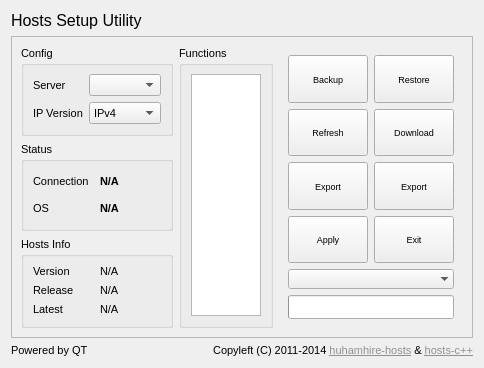
<?xml version="1.0" encoding="UTF-8"?>
<ui version="4.0">
 <author>huhamhire</author>
 <class>Util</class>
 <widget class="QDialog" name="Util">
  <property name="enabled">
   <bool>true</bool>
  </property>
  <property name="geometry">
   <rect>
    <x>0</x>
    <y>0</y>
    <width>484</width>
    <height>368</height>
   </rect>
  </property>
  <property name="sizePolicy">
   <sizepolicy hsizetype="Expanding" vsizetype="Expanding">
    <horstretch>0</horstretch>
    <verstretch>0</verstretch>
   </sizepolicy>
  </property>
  <property name="font">
   <font>
    <family>Lucida Grande</family>
    <pointsize>8</pointsize>
   </font>
  </property>
  <property name="contextMenuPolicy">
   <enum>Qt::DefaultContextMenu</enum>
  </property>
  <property name="windowTitle">
   <string>Hosts Setup Utility</string>
  </property>
  <property name="windowIcon">
   <iconset resource="res/util.qrc">
    <normaloff>:/icon/img/icons/ic_launcher.png</normaloff>:/icon/img/icons/ic_launcher.png</iconset>
  </property>
  <property name="locale">
   <locale language="English" country="UnitedStates"/>
  </property>
  <property name="sizeGripEnabled">
   <bool>false</bool>
  </property>
  <property name="modal">
   <bool>false</bool>
  </property>
  <layout class="QGridLayout" name="gridLayout">
   <item row="0" column="1">
    <widget class="QLabel" name="VersionLabel">
     <property name="sizePolicy">
      <sizepolicy hsizetype="Expanding" vsizetype="Preferred">
       <horstretch>0</horstretch>
       <verstretch>0</verstretch>
      </sizepolicy>
     </property>
     <property name="font">
      <font>
       <pointsize>8</pointsize>
      </font>
     </property>
     <property name="alignment">
      <set>Qt::AlignRight|Qt::AlignTrailing|Qt::AlignVCenter</set>
     </property>
    </widget>
   </item>
   <item row="2" column="0">
    <widget class="QLabel" name="label">
     <property name="sizePolicy">
      <sizepolicy hsizetype="Expanding" vsizetype="Preferred">
       <horstretch>0</horstretch>
       <verstretch>0</verstretch>
      </sizepolicy>
     </property>
     <property name="font">
      <font>
       <pointsize>8</pointsize>
      </font>
     </property>
     <property name="text">
      <string>Powered by QT</string>
     </property>
    </widget>
   </item>
   <item row="2" column="1">
    <widget class="QLabel" name="Copyright">
     <property name="sizePolicy">
      <sizepolicy hsizetype="Expanding" vsizetype="Preferred">
       <horstretch>0</horstretch>
       <verstretch>0</verstretch>
      </sizepolicy>
     </property>
     <property name="font">
      <font>
       <pointsize>8</pointsize>
      </font>
     </property>
     <property name="text">
      <string>&lt;html&gt;&lt;head/&gt;&lt;body&gt;&lt;p&gt;Copyleft (C) 2011-2014 &lt;a href=&quot;https://hosts.huhamhire.com/&quot;&gt;&lt;span style=&quot; text-decoration: underline; color:#919191;&quot;&gt;huhamhire-hosts&lt;/span&gt;&lt;/a&gt; &amp;amp; &lt;a href=&quot;https://github.com/wzyy2/Hoststool-Cpp&quot;&gt;&lt;span style=&quot; text-decoration: underline; color:#919191;&quot;&gt;hosts-c++&lt;/span&gt;&lt;/a&gt;&lt;/p&gt;&lt;/body&gt;&lt;/html&gt;</string>
     </property>
     <property name="alignment">
      <set>Qt::AlignRight|Qt::AlignTrailing|Qt::AlignVCenter</set>
     </property>
    </widget>
   </item>
   <item row="0" column="0">
    <widget class="QLabel" name="TitleLabel">
     <property name="sizePolicy">
      <sizepolicy hsizetype="Expanding" vsizetype="Preferred">
       <horstretch>0</horstretch>
       <verstretch>0</verstretch>
      </sizepolicy>
     </property>
     <property name="font">
      <font>
       <pointsize>12</pointsize>
      </font>
     </property>
     <property name="text">
      <string>Hosts Setup Utility</string>
     </property>
    </widget>
   </item>
   <item row="1" column="0" colspan="2">
    <widget class="QFrame" name="mainFrame">
     <property name="sizePolicy">
      <sizepolicy hsizetype="Expanding" vsizetype="Expanding">
       <horstretch>0</horstretch>
       <verstretch>0</verstretch>
      </sizepolicy>
     </property>
     <property name="font">
      <font>
       <pointsize>8</pointsize>
      </font>
     </property>
     <property name="frameShape">
      <enum>QFrame::StyledPanel</enum>
     </property>
     <property name="frameShadow">
      <enum>QFrame::Raised</enum>
     </property>
     <layout class="QGridLayout" name="gridLayout_2">
      <item row="0" column="0">
       <widget class="QGroupBox" name="ConfigBox">
        <property name="sizePolicy">
         <sizepolicy hsizetype="Expanding" vsizetype="Expanding">
          <horstretch>0</horstretch>
          <verstretch>0</verstretch>
         </sizepolicy>
        </property>
        <property name="font">
         <font>
          <pointsize>8</pointsize>
         </font>
        </property>
        <property name="title">
         <string>Config</string>
        </property>
        <layout class="QGridLayout" name="gridLayout_3">
         <item row="0" column="0">
          <widget class="QLabel" name="labelIP">
           <property name="sizePolicy">
            <sizepolicy hsizetype="Expanding" vsizetype="Expanding">
             <horstretch>0</horstretch>
             <verstretch>0</verstretch>
            </sizepolicy>
           </property>
           <property name="font">
            <font>
             <pointsize>8</pointsize>
            </font>
           </property>
           <property name="text">
            <string>Server</string>
           </property>
           <property name="buddy">
            <cstring>SelectMirror</cstring>
           </property>
          </widget>
         </item>
         <item row="1" column="1">
          <widget class="QComboBox" name="SelectIP">
           <property name="sizePolicy">
            <sizepolicy hsizetype="Expanding" vsizetype="Expanding">
             <horstretch>0</horstretch>
             <verstretch>0</verstretch>
            </sizepolicy>
           </property>
           <property name="font">
            <font>
             <pointsize>8</pointsize>
            </font>
           </property>
           <item>
            <property name="text">
             <string notr="true">IPv4</string>
            </property>
           </item>
           <item>
            <property name="text">
             <string notr="true">IPv6</string>
            </property>
           </item>
          </widget>
         </item>
         <item row="0" column="1">
          <widget class="QComboBox" name="SelectMirror">
           <property name="sizePolicy">
            <sizepolicy hsizetype="Expanding" vsizetype="Expanding">
             <horstretch>0</horstretch>
             <verstretch>0</verstretch>
            </sizepolicy>
           </property>
           <property name="font">
            <font>
             <pointsize>8</pointsize>
            </font>
           </property>
          </widget>
         </item>
         <item row="1" column="0">
          <widget class="QLabel" name="labelMirror">
           <property name="font">
            <font>
             <pointsize>8</pointsize>
            </font>
           </property>
           <property name="text">
            <string>IP Version</string>
           </property>
           <property name="buddy">
            <cstring>SelectIP</cstring>
           </property>
          </widget>
         </item>
        </layout>
       </widget>
      </item>
      <item row="1" column="0">
       <widget class="QGroupBox" name="StatusBox">
        <property name="sizePolicy">
         <sizepolicy hsizetype="Expanding" vsizetype="Expanding">
          <horstretch>0</horstretch>
          <verstretch>0</verstretch>
         </sizepolicy>
        </property>
        <property name="font">
         <font>
          <pointsize>8</pointsize>
         </font>
        </property>
        <property name="title">
         <string>Status</string>
        </property>
        <layout class="QGridLayout" name="gridLayout_5">
         <item row="1" column="0">
          <widget class="QLabel" name="labelOS">
           <property name="sizePolicy">
            <sizepolicy hsizetype="Expanding" vsizetype="Expanding">
             <horstretch>0</horstretch>
             <verstretch>0</verstretch>
            </sizepolicy>
           </property>
           <property name="font">
            <font>
             <pointsize>8</pointsize>
            </font>
           </property>
           <property name="text">
            <string>OS</string>
           </property>
          </widget>
         </item>
         <item row="0" column="1">
          <widget class="QLabel" name="labelConnStat">
           <property name="sizePolicy">
            <sizepolicy hsizetype="Expanding" vsizetype="Expanding">
             <horstretch>0</horstretch>
             <verstretch>0</verstretch>
            </sizepolicy>
           </property>
           <property name="font">
            <font>
             <pointsize>8</pointsize>
             <weight>75</weight>
             <bold>true</bold>
            </font>
           </property>
           <property name="text">
            <string>N/A</string>
           </property>
          </widget>
         </item>
         <item row="0" column="0">
          <widget class="QLabel" name="labelConn">
           <property name="sizePolicy">
            <sizepolicy hsizetype="Expanding" vsizetype="Expanding">
             <horstretch>0</horstretch>
             <verstretch>0</verstretch>
            </sizepolicy>
           </property>
           <property name="font">
            <font>
             <pointsize>8</pointsize>
            </font>
           </property>
           <property name="text">
            <string>Connection</string>
           </property>
          </widget>
         </item>
         <item row="1" column="1">
          <widget class="QLabel" name="labelOSStat">
           <property name="sizePolicy">
            <sizepolicy hsizetype="Expanding" vsizetype="Expanding">
             <horstretch>0</horstretch>
             <verstretch>0</verstretch>
            </sizepolicy>
           </property>
           <property name="font">
            <font>
             <pointsize>8</pointsize>
             <weight>75</weight>
             <bold>true</bold>
            </font>
           </property>
           <property name="text">
            <string>N/A</string>
           </property>
          </widget>
         </item>
        </layout>
       </widget>
      </item>
      <item row="2" column="0" rowspan="2">
       <widget class="QGroupBox" name="InfoBox">
        <property name="sizePolicy">
         <sizepolicy hsizetype="Expanding" vsizetype="Expanding">
          <horstretch>0</horstretch>
          <verstretch>0</verstretch>
         </sizepolicy>
        </property>
        <property name="font">
         <font>
          <pointsize>8</pointsize>
         </font>
        </property>
        <property name="title">
         <string>Hosts Info</string>
        </property>
        <layout class="QGridLayout" name="gridLayout_4">
         <item row="2" column="0">
          <widget class="QLabel" name="labelLatest">
           <property name="sizePolicy">
            <sizepolicy hsizetype="Expanding" vsizetype="Expanding">
             <horstretch>0</horstretch>
             <verstretch>0</verstretch>
            </sizepolicy>
           </property>
           <property name="font">
            <font>
             <pointsize>8</pointsize>
            </font>
           </property>
           <property name="text">
            <string>Latest</string>
           </property>
          </widget>
         </item>
         <item row="2" column="1">
          <widget class="QLabel" name="labelLatestData">
           <property name="sizePolicy">
            <sizepolicy hsizetype="Expanding" vsizetype="Expanding">
             <horstretch>0</horstretch>
             <verstretch>0</verstretch>
            </sizepolicy>
           </property>
           <property name="font">
            <font>
             <pointsize>8</pointsize>
            </font>
           </property>
           <property name="text">
            <string>N/A</string>
           </property>
          </widget>
         </item>
         <item row="1" column="0">
          <widget class="QLabel" name="labelRelease">
           <property name="sizePolicy">
            <sizepolicy hsizetype="Expanding" vsizetype="Expanding">
             <horstretch>0</horstretch>
             <verstretch>0</verstretch>
            </sizepolicy>
           </property>
           <property name="font">
            <font>
             <pointsize>8</pointsize>
            </font>
           </property>
           <property name="text">
            <string>Release</string>
           </property>
          </widget>
         </item>
         <item row="1" column="1">
          <widget class="QLabel" name="labelReleaseData">
           <property name="sizePolicy">
            <sizepolicy hsizetype="Expanding" vsizetype="Expanding">
             <horstretch>0</horstretch>
             <verstretch>0</verstretch>
            </sizepolicy>
           </property>
           <property name="font">
            <font>
             <pointsize>8</pointsize>
            </font>
           </property>
           <property name="text">
            <string>N/A</string>
           </property>
          </widget>
         </item>
         <item row="0" column="1">
          <widget class="QLabel" name="labelVersionData">
           <property name="sizePolicy">
            <sizepolicy hsizetype="Expanding" vsizetype="Expanding">
             <horstretch>0</horstretch>
             <verstretch>0</verstretch>
            </sizepolicy>
           </property>
           <property name="font">
            <font>
             <pointsize>8</pointsize>
            </font>
           </property>
           <property name="text">
            <string>N/A</string>
           </property>
          </widget>
         </item>
         <item row="0" column="0">
          <widget class="QLabel" name="labelVersion">
           <property name="sizePolicy">
            <sizepolicy hsizetype="Expanding" vsizetype="Expanding">
             <horstretch>0</horstretch>
             <verstretch>0</verstretch>
            </sizepolicy>
           </property>
           <property name="font">
            <font>
             <pointsize>8</pointsize>
            </font>
           </property>
           <property name="text">
            <string>Version</string>
           </property>
          </widget>
         </item>
        </layout>
       </widget>
      </item>
      <item row="0" column="1" rowspan="4">
       <widget class="QGroupBox" name="FunctionsBox">
        <property name="sizePolicy">
         <sizepolicy hsizetype="Expanding" vsizetype="Expanding">
          <horstretch>0</horstretch>
          <verstretch>0</verstretch>
         </sizepolicy>
        </property>
        <property name="font">
         <font>
          <pointsize>8</pointsize>
         </font>
        </property>
        <property name="title">
         <string>Functions</string>
        </property>
        <layout class="QHBoxLayout" name="horizontalLayout_2">
         <item>
          <widget class="QListWidget" name="Functionlist">
           <property name="sizePolicy">
            <sizepolicy hsizetype="Expanding" vsizetype="Expanding">
             <horstretch>0</horstretch>
             <verstretch>0</verstretch>
            </sizepolicy>
           </property>
           <property name="font">
            <font>
             <pointsize>8</pointsize>
            </font>
           </property>
          </widget>
         </item>
        </layout>
       </widget>
      </item>
      <item row="0" column="4" rowspan="4">
       <widget class="QFrame" name="frame">
        <property name="sizePolicy">
         <sizepolicy hsizetype="Expanding" vsizetype="Expanding">
          <horstretch>0</horstretch>
          <verstretch>0</verstretch>
         </sizepolicy>
        </property>
        <property name="frameShape">
         <enum>QFrame::NoFrame</enum>
        </property>
        <property name="frameShadow">
         <enum>QFrame::Raised</enum>
        </property>
        <property name="lineWidth">
         <number>0</number>
        </property>
        <layout class="QGridLayout" name="gridLayout_6">
         <item row="2" column="0">
          <widget class="QPushButton" name="ButtonANSI">
           <property name="sizePolicy">
            <sizepolicy hsizetype="Expanding" vsizetype="Expanding">
             <horstretch>0</horstretch>
             <verstretch>0</verstretch>
            </sizepolicy>
           </property>
           <property name="font">
            <font>
             <pointsize>7</pointsize>
            </font>
           </property>
           <property name="focusPolicy">
            <enum>Qt::NoFocus</enum>
           </property>
           <property name="toolTip">
            <string>Save with ANSI</string>
           </property>
           <property name="whatsThis">
            <string>Export to hosts file encoding by ANSI.</string>
           </property>
           <property name="text">
            <string>Export</string>
           </property>
           <property name="icon">
            <iconset resource="res/util.qrc">
             <normaloff>:/buttons/img/buttons/button_ansi.png</normaloff>
             <disabledoff>:/buttons/img/buttons/button_ansi_disabled.png</disabledoff>:/buttons/img/buttons/button_ansi.png</iconset>
           </property>
           <property name="iconSize">
            <size>
             <width>16</width>
             <height>16</height>
            </size>
           </property>
           <property name="autoDefault">
            <bool>false</bool>
           </property>
          </widget>
         </item>
         <item row="0" column="0">
          <widget class="QPushButton" name="ButtonBackup">
           <property name="sizePolicy">
            <sizepolicy hsizetype="Expanding" vsizetype="Expanding">
             <horstretch>0</horstretch>
             <verstretch>0</verstretch>
            </sizepolicy>
           </property>
           <property name="font">
            <font>
             <pointsize>7</pointsize>
            </font>
           </property>
           <property name="focusPolicy">
            <enum>Qt::NoFocus</enum>
           </property>
           <property name="toolTip">
            <string>Backup hosts</string>
           </property>
           <property name="whatsThis">
            <string>Backup the hosts file of current system.</string>
           </property>
           <property name="text">
            <string>Backup</string>
           </property>
           <property name="icon">
            <iconset resource="res/util.qrc">
             <normaloff>:/buttons/img/buttons/button_backup.png</normaloff>
             <disabledoff>:/buttons/img/buttons/button_backup_disabled.png</disabledoff>:/buttons/img/buttons/button_backup.png</iconset>
           </property>
           <property name="iconSize">
            <size>
             <width>16</width>
             <height>16</height>
            </size>
           </property>
           <property name="autoDefault">
            <bool>false</bool>
           </property>
           <property name="default">
            <bool>false</bool>
           </property>
           <property name="flat">
            <bool>false</bool>
           </property>
          </widget>
         </item>
         <item row="1" column="0">
          <widget class="QPushButton" name="ButtonCheck">
           <property name="sizePolicy">
            <sizepolicy hsizetype="Expanding" vsizetype="Expanding">
             <horstretch>0</horstretch>
             <verstretch>0</verstretch>
            </sizepolicy>
           </property>
           <property name="font">
            <font>
             <pointsize>7</pointsize>
            </font>
           </property>
           <property name="focusPolicy">
            <enum>Qt::NoFocus</enum>
           </property>
           <property name="toolTip">
            <string>Check update / Refresh</string>
           </property>
           <property name="whatsThis">
            <string>Check the latest version of hosts data file.</string>
           </property>
           <property name="text">
            <string>Refresh</string>
           </property>
           <property name="icon">
            <iconset resource="res/util.qrc">
             <normaloff>:/buttons/img/buttons/button_update.png</normaloff>
             <disabledoff>:/buttons/img/buttons/button_update_disabled.png</disabledoff>:/buttons/img/buttons/button_update.png</iconset>
           </property>
           <property name="iconSize">
            <size>
             <width>16</width>
             <height>16</height>
            </size>
           </property>
           <property name="autoDefault">
            <bool>false</bool>
           </property>
          </widget>
         </item>
         <item row="3" column="0">
          <widget class="QPushButton" name="ButtonApply">
           <property name="sizePolicy">
            <sizepolicy hsizetype="Expanding" vsizetype="Expanding">
             <horstretch>0</horstretch>
             <verstretch>0</verstretch>
            </sizepolicy>
           </property>
           <property name="font">
            <font>
             <pointsize>7</pointsize>
            </font>
           </property>
           <property name="focusPolicy">
            <enum>Qt::NoFocus</enum>
           </property>
           <property name="toolTip">
            <string>Apply hosts</string>
           </property>
           <property name="whatsThis">
            <string>Apply changes to the hosts file.</string>
           </property>
           <property name="text">
            <string>Apply</string>
           </property>
           <property name="icon">
            <iconset resource="res/util.qrc">
             <normaloff>:/buttons/img/buttons/button_apply.png</normaloff>
             <disabledoff>:/buttons/img/buttons/button_apply_disabled.png</disabledoff>:/buttons/img/buttons/button_apply.png</iconset>
           </property>
           <property name="iconSize">
            <size>
             <width>16</width>
             <height>16</height>
            </size>
           </property>
           <property name="autoDefault">
            <bool>false</bool>
           </property>
          </widget>
         </item>
         <item row="2" column="1">
          <widget class="QPushButton" name="ButtonUTF">
           <property name="sizePolicy">
            <sizepolicy hsizetype="Expanding" vsizetype="Expanding">
             <horstretch>0</horstretch>
             <verstretch>0</verstretch>
            </sizepolicy>
           </property>
           <property name="font">
            <font>
             <pointsize>7</pointsize>
            </font>
           </property>
           <property name="focusPolicy">
            <enum>Qt::NoFocus</enum>
           </property>
           <property name="toolTip">
            <string>Save with UTF-8</string>
           </property>
           <property name="whatsThis">
            <string>Export to hosts file encoding by UTF-8.</string>
           </property>
           <property name="text">
            <string>Export</string>
           </property>
           <property name="icon">
            <iconset resource="res/util.qrc">
             <normaloff>:/buttons/img/buttons/button_utf8.png</normaloff>
             <disabledoff>:/buttons/img/buttons/button_utf8_disabled.png</disabledoff>:/buttons/img/buttons/button_utf8.png</iconset>
           </property>
           <property name="iconSize">
            <size>
             <width>16</width>
             <height>16</height>
            </size>
           </property>
           <property name="autoDefault">
            <bool>false</bool>
           </property>
          </widget>
         </item>
         <item row="1" column="1">
          <widget class="QPushButton" name="ButtonUpdate">
           <property name="sizePolicy">
            <sizepolicy hsizetype="Expanding" vsizetype="Expanding">
             <horstretch>0</horstretch>
             <verstretch>0</verstretch>
            </sizepolicy>
           </property>
           <property name="font">
            <font>
             <pointsize>7</pointsize>
            </font>
           </property>
           <property name="focusPolicy">
            <enum>Qt::NoFocus</enum>
           </property>
           <property name="toolTip">
            <string>Download data file</string>
           </property>
           <property name="whatsThis">
            <string>Download the latest data file.</string>
           </property>
           <property name="text">
            <string>Download</string>
           </property>
           <property name="icon">
            <iconset resource="res/util.qrc">
             <normaloff>:/buttons/img/buttons/button_download.png</normaloff>
             <disabledoff>:/buttons/img/buttons/button_download_disabled.png</disabledoff>:/buttons/img/buttons/button_download.png</iconset>
           </property>
           <property name="iconSize">
            <size>
             <width>16</width>
             <height>16</height>
            </size>
           </property>
           <property name="autoDefault">
            <bool>false</bool>
           </property>
          </widget>
         </item>
         <item row="0" column="1">
          <widget class="QPushButton" name="ButtonRestore">
           <property name="sizePolicy">
            <sizepolicy hsizetype="Expanding" vsizetype="Expanding">
             <horstretch>0</horstretch>
             <verstretch>0</verstretch>
            </sizepolicy>
           </property>
           <property name="font">
            <font>
             <pointsize>7</pointsize>
            </font>
           </property>
           <property name="focusPolicy">
            <enum>Qt::NoFocus</enum>
           </property>
           <property name="toolTip">
            <string>Restore backup</string>
           </property>
           <property name="whatsThis">
            <string>Restore a previous backup of hosts file.</string>
           </property>
           <property name="text">
            <string>Restore</string>
           </property>
           <property name="icon">
            <iconset resource="res/util.qrc">
             <normaloff>:/buttons/img/buttons/button_restore.png</normaloff>
             <disabledoff>:/buttons/img/buttons/button_restore_disabled.png</disabledoff>:/buttons/img/buttons/button_restore.png</iconset>
           </property>
           <property name="iconSize">
            <size>
             <width>16</width>
             <height>16</height>
            </size>
           </property>
           <property name="autoDefault">
            <bool>false</bool>
           </property>
           <property name="default">
            <bool>false</bool>
           </property>
          </widget>
         </item>
         <item row="3" column="1">
          <widget class="QPushButton" name="ButtonExit">
           <property name="sizePolicy">
            <sizepolicy hsizetype="Expanding" vsizetype="Expanding">
             <horstretch>0</horstretch>
             <verstretch>0</verstretch>
            </sizepolicy>
           </property>
           <property name="font">
            <font>
             <pointsize>7</pointsize>
            </font>
           </property>
           <property name="focusPolicy">
            <enum>Qt::NoFocus</enum>
           </property>
           <property name="toolTip">
            <string>Exit</string>
           </property>
           <property name="whatsThis">
            <string>Close this tool.</string>
           </property>
           <property name="text">
            <string>Exit</string>
           </property>
           <property name="icon">
            <iconset resource="res/util.qrc">
             <normaloff>:/buttons/img/buttons/button_exit.png</normaloff>
             <disabledoff>:/buttons/img/buttons/button_exit_disabled.png</disabledoff>:/buttons/img/buttons/button_exit.png</iconset>
           </property>
           <property name="iconSize">
            <size>
             <width>16</width>
             <height>16</height>
            </size>
           </property>
           <property name="autoDefault">
            <bool>false</bool>
           </property>
          </widget>
         </item>
         <item row="5" column="0" colspan="2">
          <widget class="QProgressBar" name="Prog">
           <property name="sizePolicy">
            <sizepolicy hsizetype="Expanding" vsizetype="Preferred">
             <horstretch>0</horstretch>
             <verstretch>0</verstretch>
            </sizepolicy>
           </property>
           <property name="maximumSize">
            <size>
             <width>16777215</width>
             <height>999</height>
            </size>
           </property>
           <property name="font">
            <font>
             <family>Sans</family>
             <pointsize>8</pointsize>
            </font>
           </property>
           <property name="alignment">
            <set>Qt::AlignCenter</set>
           </property>
           <property name="textVisible">
            <bool>true</bool>
           </property>
           <property name="invertedAppearance">
            <bool>false</bool>
           </property>
          </widget>
         </item>
         <item row="4" column="0" colspan="2">
          <widget class="QComboBox" name="SelectLang">
           <property name="sizePolicy">
            <sizepolicy hsizetype="Expanding" vsizetype="Minimum">
             <horstretch>0</horstretch>
             <verstretch>0</verstretch>
            </sizepolicy>
           </property>
           <property name="minimumSize">
            <size>
             <width>0</width>
             <height>0</height>
            </size>
           </property>
           <property name="maximumSize">
            <size>
             <width>16777215</width>
             <height>999</height>
            </size>
           </property>
           <property name="font">
            <font>
             <pointsize>8</pointsize>
            </font>
           </property>
           <property name="layoutDirection">
            <enum>Qt::LeftToRight</enum>
           </property>
           <property name="sizeAdjustPolicy">
            <enum>QComboBox::AdjustToContentsOnFirstShow</enum>
           </property>
           <property name="iconSize">
            <size>
             <width>32</width>
             <height>32</height>
            </size>
           </property>
           <property name="frame">
            <bool>false</bool>
           </property>
          </widget>
         </item>
        </layout>
       </widget>
      </item>
     </layout>
    </widget>
   </item>
  </layout>
 </widget>
 <tabstops>
  <tabstop>Functionlist</tabstop>
  <tabstop>ButtonApply</tabstop>
  <tabstop>ButtonExit</tabstop>
  <tabstop>ButtonCheck</tabstop>
  <tabstop>ButtonUpdate</tabstop>
  <tabstop>ButtonBackup</tabstop>
  <tabstop>ButtonRestore</tabstop>
  <tabstop>ButtonANSI</tabstop>
  <tabstop>ButtonUTF</tabstop>
 </tabstops>
 <resources>
  <include location="res/util.qrc"/>
 </resources>
 <connections>
  <connection>
   <sender>ButtonExit</sender>
   <signal>clicked()</signal>
   <receiver>Util</receiver>
   <slot>close()</slot>
   <hints>
    <hint type="sourcelabel">
     <x>590</x>
     <y>321</y>
    </hint>
    <hint type="destinationlabel">
     <x>627</x>
     <y>317</y>
    </hint>
   </hints>
  </connection>
  <connection>
   <sender>Functionlist</sender>
   <signal>itemChanged(QListWidgetItem*)</signal>
   <receiver>Util</receiver>
   <slot>on_Selection_changed(QListWidgetItem*)</slot>
   <hints>
    <hint type="sourcelabel">
     <x>300</x>
     <y>250</y>
    </hint>
    <hint type="destinationlabel">
     <x>252</x>
     <y>260</y>
    </hint>
   </hints>
  </connection>
  <connection>
   <sender>ButtonApply</sender>
   <signal>clicked()</signal>
   <receiver>Util</receiver>
   <slot>on_MakeHosts_clicked()</slot>
   <hints>
    <hint type="sourcelabel">
     <x>551</x>
     <y>316</y>
    </hint>
    <hint type="destinationlabel">
     <x>516</x>
     <y>281</y>
    </hint>
   </hints>
  </connection>
  <connection>
   <sender>ButtonBackup</sender>
   <signal>clicked()</signal>
   <receiver>Util</receiver>
   <slot>on_Backup_clicked()</slot>
   <hints>
    <hint type="sourcelabel">
     <x>547</x>
     <y>93</y>
    </hint>
    <hint type="destinationlabel">
     <x>519</x>
     <y>57</y>
    </hint>
   </hints>
  </connection>
  <connection>
   <sender>ButtonRestore</sender>
   <signal>clicked()</signal>
   <receiver>Util</receiver>
   <slot>on_Restore_clicked()</slot>
   <hints>
    <hint type="sourcelabel">
     <x>603</x>
     <y>83</y>
    </hint>
    <hint type="destinationlabel">
     <x>629</x>
     <y>56</y>
    </hint>
   </hints>
  </connection>
  <connection>
   <sender>ButtonCheck</sender>
   <signal>clicked()</signal>
   <receiver>Util</receiver>
   <slot>on_CheckUpdate_clicked()</slot>
   <hints>
    <hint type="sourcelabel">
     <x>547</x>
     <y>159</y>
    </hint>
    <hint type="destinationlabel">
     <x>519</x>
     <y>103</y>
    </hint>
   </hints>
  </connection>
  <connection>
   <sender>ButtonUpdate</sender>
   <signal>clicked()</signal>
   <receiver>Util</receiver>
   <slot>on_FetchUpdate_clicked()</slot>
   <hints>
    <hint type="sourcelabel">
     <x>606</x>
     <y>155</y>
    </hint>
    <hint type="destinationlabel">
     <x>631</x>
     <y>109</y>
    </hint>
   </hints>
  </connection>
  <connection>
   <sender>SelectLang</sender>
   <signal>currentIndexChanged(QString)</signal>
   <receiver>Util</receiver>
   <slot>on_Lang_changed(QString)</slot>
   <hints>
    <hint type="sourcelabel">
     <x>572</x>
     <y>373</y>
    </hint>
    <hint type="destinationlabel">
     <x>541</x>
     <y>314</y>
    </hint>
   </hints>
  </connection>
  <connection>
   <sender>ButtonANSI</sender>
   <signal>clicked()</signal>
   <receiver>Util</receiver>
   <slot>on_MakeANSI_clicked()</slot>
   <hints>
    <hint type="sourcelabel">
     <x>549</x>
     <y>243</y>
    </hint>
    <hint type="destinationlabel">
     <x>517</x>
     <y>176</y>
    </hint>
   </hints>
  </connection>
  <connection>
   <sender>ButtonUTF</sender>
   <signal>clicked()</signal>
   <receiver>Util</receiver>
   <slot>on_MakeUTF8_clicked()</slot>
   <hints>
    <hint type="sourcelabel">
     <x>607</x>
     <y>248</y>
    </hint>
    <hint type="destinationlabel">
     <x>634</x>
     <y>177</y>
    </hint>
   </hints>
  </connection>
  <connection>
   <sender>Copyright</sender>
   <signal>linkActivated(QString)</signal>
   <receiver>Util</receiver>
   <slot>on_LinkActivated(QString)</slot>
   <hints>
    <hint type="sourcelabel">
     <x>459</x>
     <y>406</y>
    </hint>
    <hint type="destinationlabel">
     <x>335</x>
     <y>405</y>
    </hint>
   </hints>
  </connection>
  <connection>
   <sender>SelectMirror</sender>
   <signal>currentIndexChanged(int)</signal>
   <receiver>Util</receiver>
   <slot>on_Mirror_changed(int)</slot>
   <hints>
    <hint type="sourcelabel">
     <x>239</x>
     <y>95</y>
    </hint>
    <hint type="destinationlabel">
     <x>255</x>
     <y>12</y>
    </hint>
   </hints>
  </connection>
  <connection>
   <sender>SelectIP</sender>
   <signal>currentIndexChanged(int)</signal>
   <receiver>Util</receiver>
   <slot>on_IPVersion_changed(int)</slot>
   <hints>
    <hint type="sourcelabel">
     <x>239</x>
     <y>131</y>
    </hint>
    <hint type="destinationlabel">
     <x>253</x>
     <y>95</y>
    </hint>
   </hints>
  </connection>
 </connections>
 <slots>
  <slot>on_Mirror_changed(int)</slot>
  <slot>on_IPVersion_changed(int)</slot>
  <slot>on_Selection_changed(QListWidgetItem*)</slot>
  <slot>on_MakeHosts_clicked()</slot>
  <slot>on_Backup_clicked()</slot>
  <slot>on_Restore_clicked()</slot>
  <slot>on_CheckUpdate_clicked()</slot>
  <slot>on_FetchUpdate_clicked()</slot>
  <slot>on_Lang_changed(QString)</slot>
  <slot>on_MakeANSI_clicked()</slot>
  <slot>on_MakeUTF8_clicked()</slot>
  <slot>on_LinkActivated(QString)</slot>
 </slots>
</ui>
